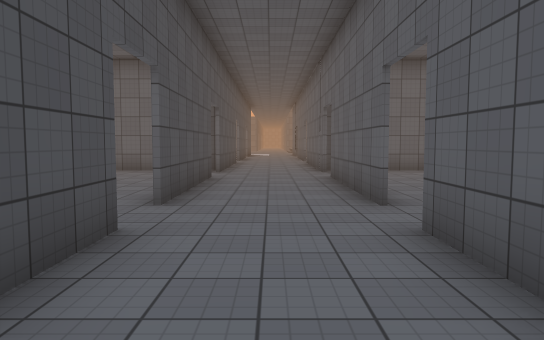
View 1 (above)

17 first-person views from a walk through a scene from a Unity 3-D project. The camera is 1.5 m above the floor, tilts 4° down and sees 70° across. The floor is counted in squares, 1.8 m on a side. Each view is taken from the middle of a square. On the plan, view 1 faces up. The plan holds only what a view shows up to about 12 squares ahead; the rest is blank. The place goes on beyond the plan. The player character is not drawn. Surface patterns are stand-ins for the level's own textures.

View 2
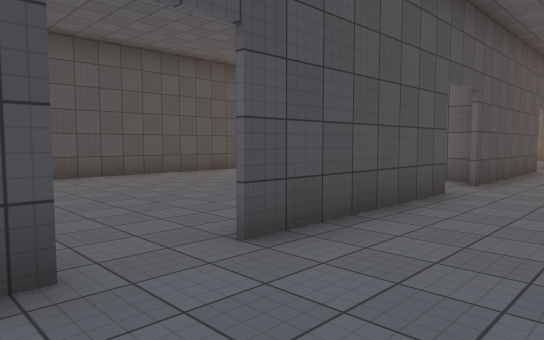

View 3
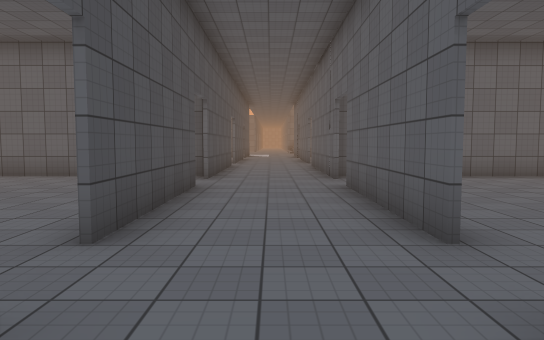

View 4
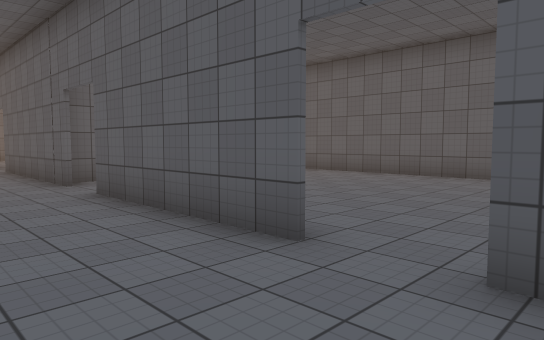

View 5
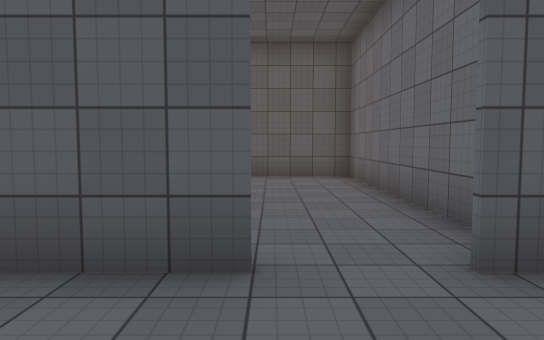

View 6
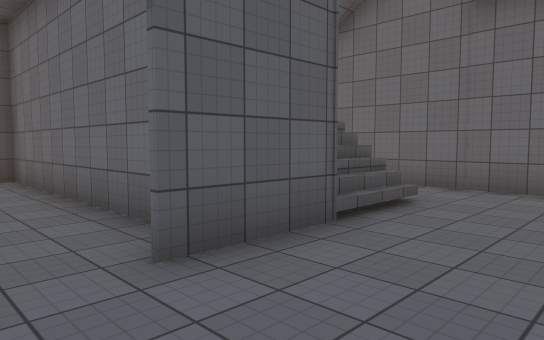

View 7
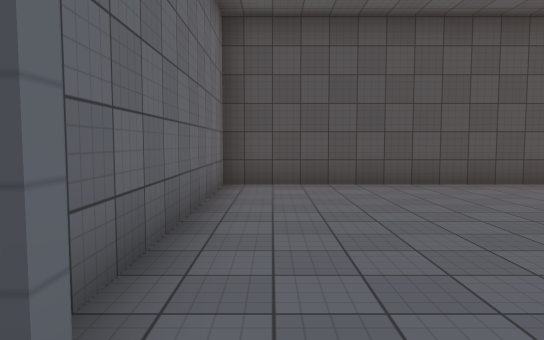

View 8
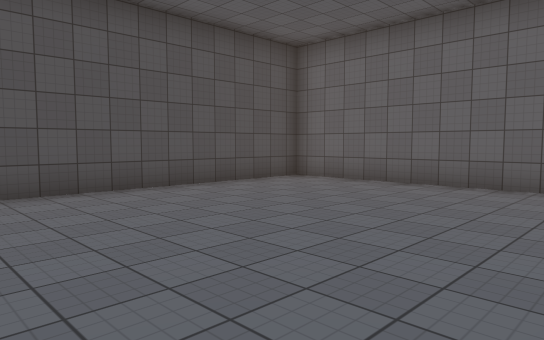

View 9
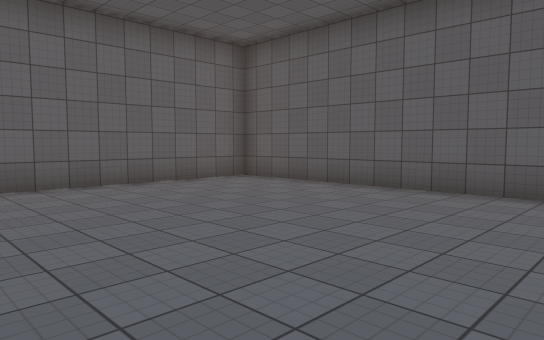

View 10
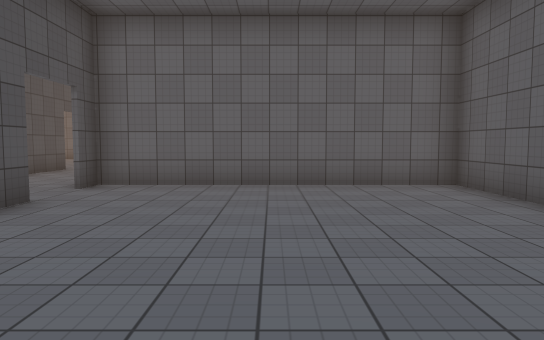

View 11
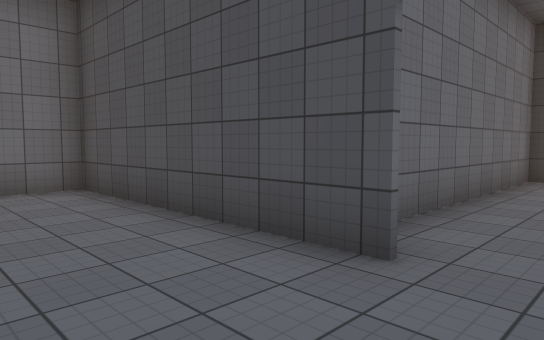

View 12
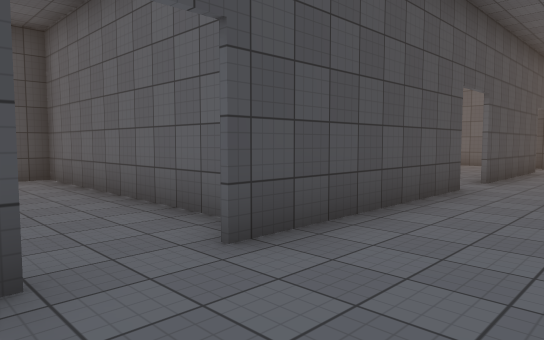

View 13
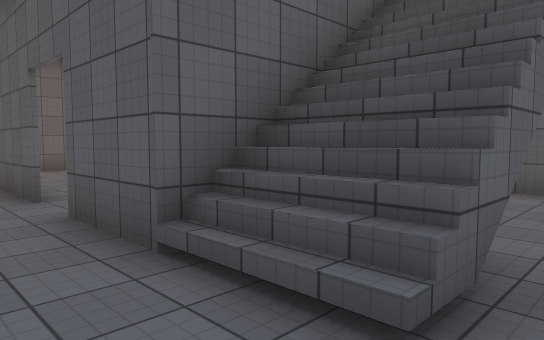

View 14
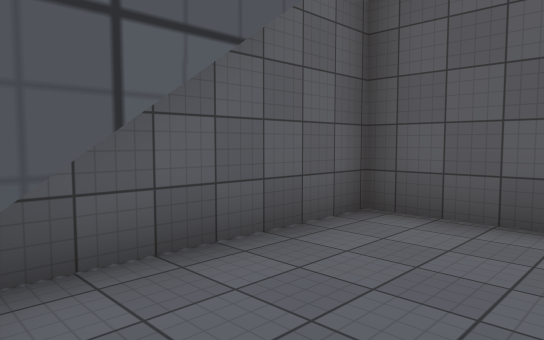

View 15
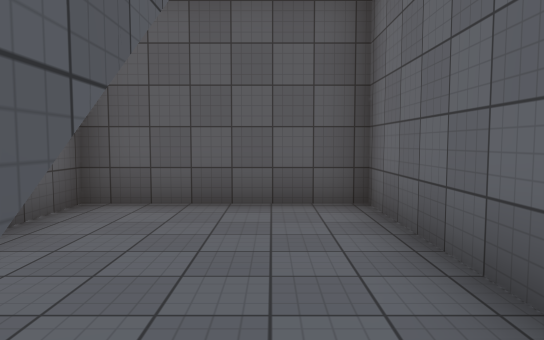

View 16
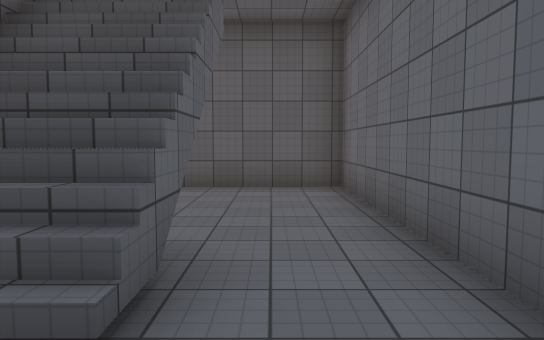

View 17
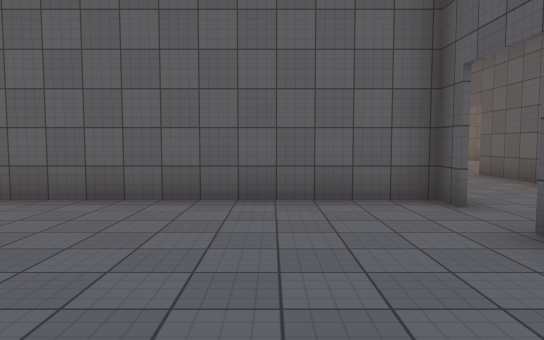

### Floor plan
Key: @ floor where view 1 was taken; # wall or solid block; x gap in a wall; . floor; / step, stairs or slope.
Columns run from 9 left of view 1 to 9 right of it. Each row starts with its distance up from view 1.
 16         x..#
 15          ..#
 14         #..#
 13         #..#
 12 #########..########
 11 #.......#..#......#
 10 #.................#
  9 #.......#..#......#
  8 #.......#..#......#
  7 #.......#..#......#
  6 #.......#..#......#
  5 #.................#
  4 #.................#
  3 ########...########
  2        # ..######
  1         #..///..#
  0         #@.///..#
 -1         #.......#
 -2         #########

Positions as (right, up) in squares from view 1, and headings:
1: (0, 0), facing up
2: (1, 3), facing up-left
3: (0, 2), facing up
4: (-1, 3), facing up-right
5: (-1, 5), facing right
6: (-1, 5), facing down-right
7: (-1, 4), facing left
8: (-2, 4), facing up-left
9: (2, 4), facing up-right
10: (5, 4), facing up
11: (1, 5), facing down-left
12: (1, 9), facing up-left
13: (0, -1), facing up-right
14: (3, -1), facing up-right
15: (2, -1), facing right
16: (0, -1), facing right
17: (-4, 6), facing up
